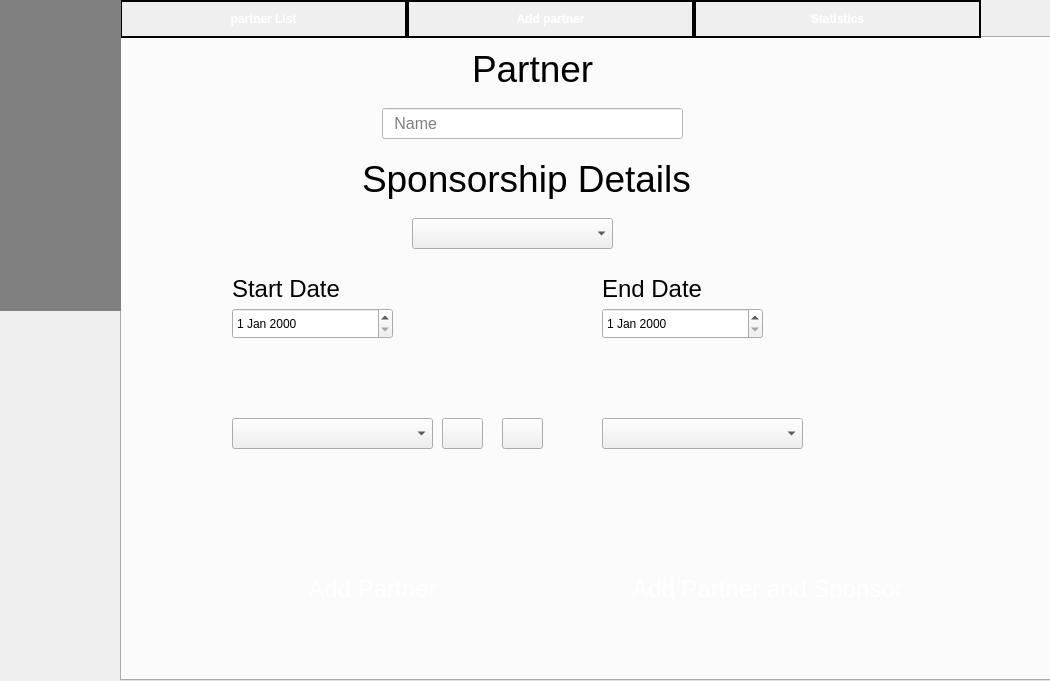
<?xml version="1.0" encoding="UTF-8"?>
<ui version="4.0">
 <class>partnerpage</class>
 <widget class="QWidget" name="partnerpage">
  <property name="geometry">
   <rect>
    <x>0</x>
    <y>0</y>
    <width>1050</width>
    <height>681</height>
   </rect>
  </property>
  <property name="windowTitle">
   <string>Form</string>
  </property>
  <layout class="QHBoxLayout" name="horizontalLayout" stretch="0">
   <property name="spacing">
    <number>0</number>
   </property>
   <property name="leftMargin">
    <number>0</number>
   </property>
   <property name="topMargin">
    <number>0</number>
   </property>
   <property name="rightMargin">
    <number>0</number>
   </property>
   <property name="bottomMargin">
    <number>0</number>
   </property>
   <item>
    <widget class="QWidget" name="contentArea" native="true">
     <property name="sizePolicy">
      <sizepolicy hsizetype="Expanding" vsizetype="Expanding">
       <horstretch>0</horstretch>
       <verstretch>0</verstretch>
      </sizepolicy>
     </property>
     <property name="styleSheet">
      <string notr="true">background-color: qlineargradient(spread:pad, 
                                x1:0, y1:0, x2:0, y2:1, 
                                stop:0 rgba(6, 6, 6, 255), 
                                stop:0.41 rgba(56, 50, 52, 255), 
                                stop:1 rgba(34, 33, 33, 255));;
</string>
     </property>
     <widget class="QTabWidget" name="tabWidget">
      <property name="geometry">
       <rect>
        <x>120</x>
        <y>0</y>
        <width>941</width>
        <height>681</height>
       </rect>
      </property>
      <property name="font">
       <font>
        <bold>true</bold>
       </font>
      </property>
      <property name="cursor">
       <cursorShape>PointingHandCursor</cursorShape>
      </property>
      <property name="styleSheet">
       <string notr="true">QTabBar::tab {
    background: qlineargradient(spread:pad, 
                            x1:0, y1:0, x2:1, y2:1, 
                            stop:0 rgba(255, 0, 0, 255), 
                            stop:0.41 rgba(195, 22, 58, 255), 
                            stop:1 rgba(255, 117, 0, 255));;  ;  
    color: white;
    border: 2px solid black;
    padding: 10px;
	width: 263%
	
   
}


QTabBar::tab:selected {
    background:qlineargradient(spread:pad, 
                            x1:0, y1:0, x2:1, y2:1, 
                            stop:0 rgba(0, 213, 246, 255), 
                            stop:0.18 rgba(100, 100, 138, 255), 
                            stop:1 rgba(0, 212, 255, 255));;
    color: white;
    font-weight: bold;
}

QTabBar::tab:hover {
    background: lightblue;
    color: black;
}

</string>
      </property>
      <property name="currentIndex">
       <number>1</number>
      </property>
      <widget class="QWidget" name="tab">
       <attribute name="title">
        <string>partner List</string>
       </attribute>
       <widget class="QLineEdit" name="searchpartner">
        <property name="geometry">
         <rect>
          <x>20</x>
          <y>70</y>
          <width>181</width>
          <height>31</height>
         </rect>
        </property>
        <property name="font">
         <font>
          <family>Arial</family>
          <pointsize>-1</pointsize>
         </font>
        </property>
        <property name="styleSheet">
         <string notr="true">QLineEdit {
    background-color: white;
    border: 2px solid qlineargradient(x1: 0, y1: 0, x2: 1, y2: 1, 
                                stop: 0 rgba(255, 255, 255, 255), 
                                stop: 1 rgba(240, 240, 240, 255));;
    border-radius: 8px;
    padding: 5px;
    color: black;
    font-size: 16px;
}

/* Hover effect */
QLineEdit:hover {
    border-color: #ff3347;
}

/* Focus effect */
QLineEdit:focus {
    border-color: #ff0004;
    box-shadow: none; /* Qt stylesheets do not support box-shadow */
}
</string>
        </property>
        <property name="placeholderText">
         <string>Search partner</string>
        </property>
       </widget>
       <widget class="QPushButton" name="searchButton">
        <property name="geometry">
         <rect>
          <x>210</x>
          <y>70</y>
          <width>41</width>
          <height>31</height>
         </rect>
        </property>
        <property name="cursor">
         <cursorShape>PointingHandCursor</cursorShape>
        </property>
        <property name="styleSheet">
         <string notr="true">QPushButton {
background-color:qlineargradient(spread:pad, 
                            x1:0, y1:0, x2:1, y2:1, 
                            stop:0 rgba(255, 0, 0, 255), 
                            stop:0.41 rgba(195, 22, 58, 255), 
                            stop:1 rgba(255, 117, 0, 255));;  ;  

}
QPushButton:hover {
    background-color: qlineargradient(x1: 0.25, y1: 0, x2: 0.75, y2: 1, 
                            stop: 0 rgba(0, 255, 254, 255),     
                            stop: 0.26 rgba(38, 170, 196, 255), 
                            stop: 0.67 rgba(89, 85, 131, 255),
                            stop: 1 rgba(0, 238, 255, 255));  ; 
}</string>
        </property>
        <property name="text">
         <string/>
        </property>
        <property name="icon">
         <iconset theme="QIcon::ThemeIcon::EditFind"/>
        </property>
       </widget>
       <widget class="QPushButton" name="filterButton">
        <property name="geometry">
         <rect>
          <x>260</x>
          <y>70</y>
          <width>41</width>
          <height>31</height>
         </rect>
        </property>
        <property name="cursor">
         <cursorShape>PointingHandCursor</cursorShape>
        </property>
        <property name="styleSheet">
         <string notr="true">QPushButton {
background-color:qlineargradient(spread:pad, 
                            x1:0, y1:0, x2:1, y2:1, 
                            stop:0 rgba(255, 0, 0, 255), 
                            stop:0.41 rgba(195, 22, 58, 255), 
                            stop:1 rgba(255, 117, 0, 255));;  ;  

}
QPushButton:hover {
    background-color: qlineargradient(x1: 0.25, y1: 0, x2: 0.75, y2: 1, 
                            stop: 0 rgba(0, 255, 254, 255),     
                            stop: 0.26 rgba(38, 170, 196, 255), 
                            stop: 0.67 rgba(89, 85, 131, 255),
                            stop: 1 rgba(0, 238, 255, 255));  ; 
}</string>
        </property>
        <property name="text">
         <string/>
        </property>
        <property name="icon">
         <iconset theme="QIcon::ThemeIcon::FormatJustifyLeft"/>
        </property>
       </widget>
       <widget class="QPushButton" name="exportListButton">
        <property name="geometry">
         <rect>
          <x>20</x>
          <y>570</y>
          <width>191</width>
          <height>41</height>
         </rect>
        </property>
        <property name="font">
         <font>
          <pointsize>18</pointsize>
         </font>
        </property>
        <property name="cursor">
         <cursorShape>PointingHandCursor</cursorShape>
        </property>
        <property name="styleSheet">
         <string notr="true">QPushButton {
background-color:qlineargradient(spread:pad, 
                            x1:0, y1:0, x2:1, y2:1, 
                            stop:0 rgba(255, 0, 0, 255), 
                            stop:0.41 rgba(195, 22, 58, 255), 
                            stop:1 rgba(255, 117, 0, 255));;  ;  
border-radius:10px;
color:white;
}
QPushButton:hover {
    background-color:qlineargradient(x1: 0.25, y1: 0, x2: 0.75, y2: 1, 
                            stop: 0 rgba(0, 255, 254, 255),     
                            stop: 0.26 rgba(38, 170, 196, 255), 
                            stop: 0.67 rgba(89, 85, 131, 255),
                            stop: 1 rgba(0, 238, 255, 255));  
}</string>
        </property>
        <property name="text">
         <string>Export List</string>
        </property>
        <property name="icon">
         <iconset>
          <normaloff>textures/exportIcon.png</normaloff>textures/exportIcon.png</iconset>
        </property>
        <property name="iconSize">
         <size>
          <width>40</width>
          <height>50</height>
         </size>
        </property>
       </widget>
       <widget class="QTableWidget" name="partnersTable">
        <property name="geometry">
         <rect>
          <x>20</x>
          <y>110</y>
          <width>901</width>
          <height>451</height>
         </rect>
        </property>
        <property name="styleSheet">
         <string notr="true">QTableWidget {
    background-color: #ecf0f1;
    border: 4px solid #2980b9; 
    border-radius: 10px;
    gridline-color: #bdc3c7;
    font-size: 14px;
}

QTableWidget::item {
    padding: 10px;
    border-bottom: 1px solid #bdc3c7;
	color:black;
}

QTableWidget::item:selected {
    background-color: #3498db;
    color: white;
    font-weight: bold;
}

QTableWidget::item:hover {
    background-color: #f1c40f;
    color: black;
}

QHeaderView::section {
    background-color: #2980b9; /* Blue header */
    color: white;
    padding: 5px 5px; /* Increase horizontal padding */
    font-size: 15px;
    font-weight: bold;
    border: 1px solid #1c5986;
    min-width: 120px; /* Minimum width for each column */
}

QTableCornerButton::section {
    background-color: #2980b9;
    border: 1px solid #1c5986;
}

QTableWidget QWidget {
background:transparent;

	}

QTableWidget QPushButton {
    background-color: qlineargradient(spread:pad, 
                            x1:0, y1:0, x2:1, y2:1, 
                            stop:0 rgba(255, 0, 0, 255), 
                            stop:0.41 rgba(195, 22, 58, 255), 
                            stop:1 rgba(255, 117, 0, 255));  
    border-radius: 10px;
    color: white;
    font-size: 12px;
min-width: 100px;  /* Ensure a minimum width */
    min-height: 40px;  /* Ensure a minimum height */
}

QTableWidget QPushButton:hover {
    background-color: qlineargradient(x1: 0.25, y1: 0, x2: 0.75, y2: 1, 
                            stop: 0 rgba(0, 255, 254, 255),     
                            stop: 0.26 rgba(38, 170, 196, 255), 
                            stop: 0.67 rgba(89, 85, 131, 255),
                            stop: 1 rgba(0, 238, 255, 255));  
}
</string>
        </property>
        <property name="editTriggers">
         <set>QAbstractItemView::EditTrigger::NoEditTriggers</set>
        </property>
        <attribute name="horizontalHeaderStretchLastSection">
         <bool>true</bool>
        </attribute>
        <column>
         <property name="text">
          <string>Partner</string>
         </property>
        </column>
        <column>
         <property name="text">
          <string>Team</string>
         </property>
        </column>
        <column>
         <property name="text">
          <string>Stadium</string>
         </property>
        </column>
        <column>
         <property name="text">
          <string>Start date</string>
         </property>
        </column>
        <column>
         <property name="text">
          <string>End date</string>
         </property>
        </column>
       </widget>
       <widget class="QPushButton" name="nextPageTable">
        <property name="geometry">
         <rect>
          <x>840</x>
          <y>570</y>
          <width>31</width>
          <height>24</height>
         </rect>
        </property>
        <property name="styleSheet">
         <string notr="true">QPushButton {background-color:qlineargradient(spread:pad, 
                            x1:0, y1:0, x2:1, y2:1, 
                            stop:0 rgba(255, 0, 0, 255), 
                            stop:0.41 rgba(195, 22, 58, 255), 
                            stop:1 rgba(255, 117, 0, 255));;  ;  
}
QPushButton:hover{
	background-color:qlineargradient(x1: 0.25, y1: 0, x2: 0.75, y2: 1, 
                            stop: 0 rgba(0, 255, 254, 255),     
                            stop: 0.26 rgba(38, 170, 196, 255), 
                            stop: 0.67 rgba(89, 85, 131, 255),
                            stop: 1 rgba(0, 238, 255, 255));  



}


</string>
        </property>
        <property name="text">
         <string/>
        </property>
        <property name="icon">
         <iconset>
          <normaloff>textures/prevIcon.png</normaloff>textures/prevIcon.png</iconset>
        </property>
       </widget>
       <widget class="QPushButton" name="prevPageTable">
        <property name="geometry">
         <rect>
          <x>880</x>
          <y>570</y>
          <width>31</width>
          <height>24</height>
         </rect>
        </property>
        <property name="styleSheet">
         <string notr="true">QPushButton {background-color:qlineargradient(spread:pad, 
                            x1:0, y1:0, x2:1, y2:1, 
                            stop:0 rgba(255, 0, 0, 255), 
                            stop:0.41 rgba(195, 22, 58, 255), 
                            stop:1 rgba(255, 117, 0, 255));;  ;  
}
QPushButton:hover{
	background-color:qlineargradient(x1: 0.25, y1: 0, x2: 0.75, y2: 1, 
                            stop: 0 rgba(0, 255, 254, 255),     
                            stop: 0.26 rgba(38, 170, 196, 255), 
                            stop: 0.67 rgba(89, 85, 131, 255),
                            stop: 1 rgba(0, 238, 255, 255));  



}


</string>
        </property>
        <property name="text">
         <string/>
        </property>
        <property name="icon">
         <iconset>
          <normaloff>textures/nextIcon.png</normaloff>textures/nextIcon.png</iconset>
        </property>
       </widget>
       <widget class="QPushButton" name="refrechebutton">
        <property name="geometry">
         <rect>
          <x>830</x>
          <y>70</y>
          <width>41</width>
          <height>31</height>
         </rect>
        </property>
        <property name="cursor">
         <cursorShape>PointingHandCursor</cursorShape>
        </property>
        <property name="styleSheet">
         <string notr="true">QPushButton {
background-color:qlineargradient(spread:pad, 
                            x1:0, y1:0, x2:1, y2:1, 
                            stop:0 rgba(255, 0, 0, 255), 
                            stop:0.41 rgba(195, 22, 58, 255), 
                            stop:1 rgba(255, 117, 0, 255));;  ;  

}
QPushButton:hover {
    background-color: qlineargradient(x1: 0.25, y1: 0, x2: 0.75, y2: 1, 
                            stop: 0 rgba(0, 255, 254, 255),     
                            stop: 0.26 rgba(38, 170, 196, 255), 
                            stop: 0.67 rgba(89, 85, 131, 255),
                            stop: 1 rgba(0, 238, 255, 255));  ; 
}</string>
        </property>
        <property name="text">
         <string/>
        </property>
        <property name="icon">
         <iconset theme="QIcon::ThemeIcon::ViewRefresh"/>
        </property>
       </widget>
       <widget class="QPushButton" name="deletepartner">
        <property name="geometry">
         <rect>
          <x>400</x>
          <y>50</y>
          <width>181</width>
          <height>51</height>
         </rect>
        </property>
        <property name="font">
         <font>
          <pointsize>18</pointsize>
         </font>
        </property>
        <property name="cursor">
         <cursorShape>PointingHandCursor</cursorShape>
        </property>
        <property name="styleSheet">
         <string notr="true">QPushButton {
background-color:qlineargradient(spread:pad, 
                            x1:0, y1:0, x2:1, y2:1, 
                            stop:0 rgba(255, 0, 0, 255), 
                            stop:0.41 rgba(195, 22, 58, 255), 
                            stop:1 rgba(255, 117, 0, 255));;  ;  
border-radius:10px;
color:white;
}
QPushButton:hover {
    background-color: qlineargradient(x1: 0.25, y1: 0, x2: 0.75, y2: 1, 
                            stop: 0 rgba(0, 255, 254, 255),     
                            stop: 0.26 rgba(38, 170, 196, 255), 
                            stop: 0.67 rgba(89, 85, 131, 255),
                            stop: 1 rgba(0, 238, 255, 255));  ; 
}</string>
        </property>
        <property name="text">
         <string> delete</string>
        </property>
        <property name="icon">
         <iconset theme="QIcon::ThemeIcon::EditDelete"/>
        </property>
        <property name="iconSize">
         <size>
          <width>50</width>
          <height>50</height>
         </size>
        </property>
       </widget>
       <widget class="QPushButton" name="updatepartner">
        <property name="geometry">
         <rect>
          <x>600</x>
          <y>50</y>
          <width>181</width>
          <height>51</height>
         </rect>
        </property>
        <property name="font">
         <font>
          <pointsize>18</pointsize>
         </font>
        </property>
        <property name="cursor">
         <cursorShape>PointingHandCursor</cursorShape>
        </property>
        <property name="styleSheet">
         <string notr="true">QPushButton {
background-color:qlineargradient(spread:pad, 
                            x1:0, y1:0, x2:1, y2:1, 
                            stop:0 rgba(255, 0, 0, 255), 
                            stop:0.41 rgba(195, 22, 58, 255), 
                            stop:1 rgba(255, 117, 0, 255));;  ;  
border-radius:10px;
color:white;
}
QPushButton:hover {
    background-color: qlineargradient(x1: 0.25, y1: 0, x2: 0.75, y2: 1, 
                            stop: 0 rgba(0, 255, 254, 255),     
                            stop: 0.26 rgba(38, 170, 196, 255), 
                            stop: 0.67 rgba(89, 85, 131, 255),
                            stop: 1 rgba(0, 238, 255, 255));  ; 
}</string>
        </property>
        <property name="text">
         <string>update</string>
        </property>
        <property name="icon">
         <iconset theme="QIcon::ThemeIcon::DocumentProperties"/>
        </property>
        <property name="iconSize">
         <size>
          <width>50</width>
          <height>50</height>
         </size>
        </property>
       </widget>
      </widget>
      <widget class="QWidget" name="tab_2">
       <attribute name="title">
        <string>Add partner</string>
       </attribute>
       <widget class="QLineEdit" name="name">
        <property name="geometry">
         <rect>
          <x>260</x>
          <y>70</y>
          <width>301</width>
          <height>31</height>
         </rect>
        </property>
        <property name="font">
         <font>
          <family>Arial</family>
          <pointsize>-1</pointsize>
         </font>
        </property>
        <property name="styleSheet">
         <string notr="true">QLineEdit {
    background-color: white;
    padding: 5px;
    color: black;
    font-size: 16px;
}

/* Hover effect */
QLineEdit:hover {
	border:3px dashed qlineargradient(spread:pad, 
                            x1:0, y1:0, x2:1, y2:1, 
                            stop:0 rgba(255, 0, 0, 255), 
                            stop:0.41 rgba(195, 22, 58, 255), 
                            stop:1 rgba(255, 117, 0, 255));;  ;  ;
}

/* Focus effect */
QLineEdit:focus {
    border:2px solid  qlineargradient(spread:pad, 
                            x1:0, y1:0, x2:1, y2:1, 
                            stop:0 rgba(255, 0, 0, 255), 
                            stop:0.41 rgba(195, 22, 58, 255), 
                            stop:1 rgba(255, 117, 0, 255));;  ;  ;
}
</string>
        </property>
        <property name="text">
         <string/>
        </property>
        <property name="placeholderText">
         <string> Name</string>
        </property>
       </widget>
       <widget class="QPushButton" name="addPartnerButton">
        <property name="geometry">
         <rect>
          <x>140</x>
          <y>520</y>
          <width>221</width>
          <height>61</height>
         </rect>
        </property>
        <property name="font">
         <font>
          <pointsize>18</pointsize>
         </font>
        </property>
        <property name="cursor">
         <cursorShape>PointingHandCursor</cursorShape>
        </property>
        <property name="styleSheet">
         <string notr="true">QPushButton {
background-color:qlineargradient(spread:pad, 
                            x1:0, y1:0, x2:1, y2:1, 
                            stop:0 rgba(255, 0, 0, 255), 
                            stop:0.41 rgba(195, 22, 58, 255), 
                            stop:1 rgba(255, 117, 0, 255));;  ;  
border-radius:10px;
color:white;
}
QPushButton:hover {
    background-color: qlineargradient(x1: 0.25, y1: 0, x2: 0.75, y2: 1, 
                            stop: 0 rgba(0, 255, 254, 255),     
                            stop: 0.26 rgba(38, 170, 196, 255), 
                            stop: 0.67 rgba(89, 85, 131, 255),
                            stop: 1 rgba(0, 238, 255, 255));  ; 
}</string>
        </property>
        <property name="text">
         <string>Add Partner</string>
        </property>
        <property name="icon">
         <iconset>
          <normaloff>textures/addIcon.png</normaloff>textures/addIcon.png</iconset>
        </property>
        <property name="iconSize">
         <size>
          <width>50</width>
          <height>50</height>
         </size>
        </property>
       </widget>
       <widget class="QComboBox" name="stadiumList">
        <property name="geometry">
         <rect>
          <x>480</x>
          <y>380</y>
          <width>201</width>
          <height>31</height>
         </rect>
        </property>
        <property name="placeholderText">
         <string>Stadium List</string>
        </property>
       </widget>
       <widget class="QLabel" name="label">
        <property name="geometry">
         <rect>
          <x>350</x>
          <y>10</y>
          <width>191</width>
          <height>41</height>
         </rect>
        </property>
        <property name="font">
         <font>
          <family>Arial</family>
          <pointsize>28</pointsize>
         </font>
        </property>
        <property name="styleSheet">
         <string notr="true">background:transparent;</string>
        </property>
        <property name="text">
         <string>Partner</string>
        </property>
       </widget>
       <widget class="QLabel" name="label_2">
        <property name="geometry">
         <rect>
          <x>240</x>
          <y>120</y>
          <width>381</width>
          <height>41</height>
         </rect>
        </property>
        <property name="font">
         <font>
          <family>Arial</family>
          <pointsize>28</pointsize>
         </font>
        </property>
        <property name="styleSheet">
         <string notr="true">background:transparent;</string>
        </property>
        <property name="text">
         <string>Sponsorship Details</string>
        </property>
       </widget>
       <widget class="QDateEdit" name="startDate">
        <property name="geometry">
         <rect>
          <x>110</x>
          <y>270</y>
          <width>161</width>
          <height>31</height>
         </rect>
        </property>
       </widget>
       <widget class="QLabel" name="label_3">
        <property name="geometry">
         <rect>
          <x>110</x>
          <y>230</y>
          <width>111</width>
          <height>41</height>
         </rect>
        </property>
        <property name="font">
         <font>
          <family>Arial</family>
          <pointsize>18</pointsize>
         </font>
        </property>
        <property name="styleSheet">
         <string notr="true">background:transparent;</string>
        </property>
        <property name="text">
         <string>Start Date</string>
        </property>
       </widget>
       <widget class="QDateEdit" name="endDate">
        <property name="geometry">
         <rect>
          <x>480</x>
          <y>270</y>
          <width>161</width>
          <height>31</height>
         </rect>
        </property>
       </widget>
       <widget class="QLabel" name="label_4">
        <property name="geometry">
         <rect>
          <x>480</x>
          <y>230</y>
          <width>111</width>
          <height>41</height>
         </rect>
        </property>
        <property name="font">
         <font>
          <family>Arial</family>
          <pointsize>18</pointsize>
         </font>
        </property>
        <property name="styleSheet">
         <string notr="true">background:transparent;</string>
        </property>
        <property name="text">
         <string>End Date</string>
        </property>
       </widget>
       <widget class="QComboBox" name="teamList">
        <property name="geometry">
         <rect>
          <x>110</x>
          <y>380</y>
          <width>201</width>
          <height>31</height>
         </rect>
        </property>
        <property name="placeholderText">
         <string>Team List</string>
        </property>
       </widget>
       <widget class="QPushButton" name="addPartnerandSponsor">
        <property name="geometry">
         <rect>
          <x>450</x>
          <y>520</y>
          <width>391</width>
          <height>61</height>
         </rect>
        </property>
        <property name="font">
         <font>
          <pointsize>18</pointsize>
         </font>
        </property>
        <property name="cursor">
         <cursorShape>PointingHandCursor</cursorShape>
        </property>
        <property name="styleSheet">
         <string notr="true">QPushButton {
background-color:qlineargradient(spread:pad, 
                            x1:0, y1:0, x2:1, y2:1, 
                            stop:0 rgba(255, 0, 0, 255), 
                            stop:0.41 rgba(195, 22, 58, 255), 
                            stop:1 rgba(255, 117, 0, 255));;  ;  
border-radius:10px;
color:white;
}
QPushButton:hover {
    background-color: qlineargradient(x1: 0.25, y1: 0, x2: 0.75, y2: 1, 
                            stop: 0 rgba(0, 255, 254, 255),     
                            stop: 0.26 rgba(38, 170, 196, 255), 
                            stop: 0.67 rgba(89, 85, 131, 255),
                            stop: 1 rgba(0, 238, 255, 255));  ; 
}</string>
        </property>
        <property name="text">
         <string>Add Partner and Sponsor</string>
        </property>
        <property name="icon">
         <iconset>
          <normaloff>textures/addIcon.png</normaloff>textures/addIcon.png</iconset>
        </property>
        <property name="iconSize">
         <size>
          <width>50</width>
          <height>50</height>
         </size>
        </property>
       </widget>
       <widget class="QComboBox" name="partnerList">
        <property name="geometry">
         <rect>
          <x>290</x>
          <y>180</y>
          <width>201</width>
          <height>31</height>
         </rect>
        </property>
        <property name="placeholderText">
         <string>Partner List</string>
        </property>
       </widget>
       <widget class="QPushButton" name="recommend_2">
        <property name="geometry">
         <rect>
          <x>320</x>
          <y>380</y>
          <width>41</width>
          <height>31</height>
         </rect>
        </property>
        <property name="cursor">
         <cursorShape>PointingHandCursor</cursorShape>
        </property>
        <property name="styleSheet">
         <string notr="true">QPushButton {
background-color:qlineargradient(spread:pad, 
                            x1:0, y1:0, x2:1, y2:1, 
                            stop:0 rgba(255, 0, 0, 255), 
                            stop:0.41 rgba(195, 22, 58, 255), 
                            stop:1 rgba(255, 117, 0, 255));;  ;  

}
QPushButton:hover {
    background-color: qlineargradient(x1: 0.25, y1: 0, x2: 0.75, y2: 1, 
                            stop: 0 rgba(0, 255, 254, 255),     
                            stop: 0.26 rgba(38, 170, 196, 255), 
                            stop: 0.67 rgba(89, 85, 131, 255),
                            stop: 1 rgba(0, 238, 255, 255));  ; 
}</string>
        </property>
        <property name="text">
         <string/>
        </property>
        <property name="icon">
         <iconset theme="QIcon::ThemeIcon::DocumentNew"/>
        </property>
       </widget>
       <widget class="QPushButton" name="btnAfficherScores">
        <property name="geometry">
         <rect>
          <x>380</x>
          <y>380</y>
          <width>41</width>
          <height>31</height>
         </rect>
        </property>
        <property name="cursor">
         <cursorShape>PointingHandCursor</cursorShape>
        </property>
        <property name="styleSheet">
         <string notr="true">QPushButton {
background-color:qlineargradient(spread:pad, 
                            x1:0, y1:0, x2:1, y2:1, 
                            stop:0 rgba(255, 0, 0, 255), 
                            stop:0.41 rgba(195, 22, 58, 255), 
                            stop:1 rgba(255, 117, 0, 255));;  ;  

}
QPushButton:hover {
    background-color: qlineargradient(x1: 0.25, y1: 0, x2: 0.75, y2: 1, 
                            stop: 0 rgba(0, 255, 254, 255),     
                            stop: 0.26 rgba(38, 170, 196, 255), 
                            stop: 0.67 rgba(89, 85, 131, 255),
                            stop: 1 rgba(0, 238, 255, 255));  ; 
}</string>
        </property>
        <property name="text">
         <string/>
        </property>
        <property name="icon">
         <iconset theme="QIcon::ThemeIcon::InsertImage"/>
        </property>
       </widget>
      </widget>
      <widget class="QWidget" name="tab_3">
       <attribute name="title">
        <string>Statistics</string>
       </attribute>
       <widget class="QSplitter" name="splitter">
        <property name="geometry">
         <rect>
          <x>50</x>
          <y>110</y>
          <width>779</width>
          <height>283</height>
         </rect>
        </property>
        <property name="orientation">
         <enum>Qt::Orientation::Horizontal</enum>
        </property>
       </widget>
       <widget class="QPushButton" name="start">
        <property name="geometry">
         <rect>
          <x>360</x>
          <y>530</y>
          <width>191</width>
          <height>41</height>
         </rect>
        </property>
        <property name="font">
         <font>
          <pointsize>18</pointsize>
         </font>
        </property>
        <property name="cursor">
         <cursorShape>PointingHandCursor</cursorShape>
        </property>
        <property name="styleSheet">
         <string notr="true">QPushButton {
background-color:qlineargradient(spread:pad, 
                            x1:0, y1:0, x2:1, y2:1, 
                            stop:0 rgba(255, 0, 0, 255), 
                            stop:0.41 rgba(195, 22, 58, 255), 
                            stop:1 rgba(255, 117, 0, 255));;  ;  
border-radius:10px;
color:white;
}
QPushButton:hover {
    background-color:qlineargradient(x1: 0.25, y1: 0, x2: 0.75, y2: 1, 
                            stop: 0 rgba(0, 255, 254, 255),     
                            stop: 0.26 rgba(38, 170, 196, 255), 
                            stop: 0.67 rgba(89, 85, 131, 255),
                            stop: 1 rgba(0, 238, 255, 255));  
}</string>
        </property>
        <property name="text">
         <string>stats</string>
        </property>
        <property name="icon">
         <iconset theme="QIcon::ThemeIcon::MediaPlaybackStart"/>
        </property>
        <property name="iconSize">
         <size>
          <width>40</width>
          <height>50</height>
         </size>
        </property>
       </widget>
      </widget>
     </widget>
     <widget class="QWidget" name="sidebar" native="true">
      <property name="geometry">
       <rect>
        <x>-30</x>
        <y>0</y>
        <width>151</width>
        <height>311</height>
       </rect>
      </property>
      <property name="styleSheet">
       <string notr="true">background:gray;</string>
      </property>
      <widget class="QPushButton" name="exitButton">
       <property name="geometry">
        <rect>
         <x>53</x>
         <y>240</y>
         <width>71</width>
         <height>71</height>
        </rect>
       </property>
       <property name="cursor">
        <cursorShape>PointingHandCursor</cursorShape>
       </property>
       <property name="styleSheet">
        <string notr="true">QPushButton {
	border:none;



}

QPushButton:hover {
    background-color: red;
    box-shadow: 0px 0px 10px rgba(255, 0, 0, 0.5);
	border-radius:15px;
}</string>
       </property>
       <property name="text">
        <string/>
       </property>
       <property name="icon">
        <iconset resource="resources.qrc">
         <normaloff>:/textures/textures/exitIcon.png</normaloff>:/textures/textures/exitIcon.png</iconset>
       </property>
       <property name="iconSize">
        <size>
         <width>50</width>
         <height>50</height>
        </size>
       </property>
      </widget>
      <widget class="QPushButton" name="aboutButton">
       <property name="geometry">
        <rect>
         <x>50</x>
         <y>170</y>
         <width>71</width>
         <height>61</height>
        </rect>
       </property>
       <property name="cursor">
        <cursorShape>PointingHandCursor</cursorShape>
       </property>
       <property name="styleSheet">
        <string notr="true">QPushButton {
	border:none;



}

QPushButton:hover {
    background-color: lime;
    box-shadow: 0px 0px 10px rgba(255, 0, 0, 0.5);
	border-radius:15px;
}</string>
       </property>
       <property name="text">
        <string/>
       </property>
       <property name="icon">
        <iconset>
         <normaloff>textures/aboutIcon.png</normaloff>textures/aboutIcon.png</iconset>
       </property>
       <property name="iconSize">
        <size>
         <width>50</width>
         <height>50</height>
        </size>
       </property>
      </widget>
      <widget class="QPushButton" name="notifButton">
       <property name="geometry">
        <rect>
         <x>50</x>
         <y>90</y>
         <width>75</width>
         <height>71</height>
        </rect>
       </property>
       <property name="cursor">
        <cursorShape>PointingHandCursor</cursorShape>
       </property>
       <property name="styleSheet">
        <string notr="true">QPushButton {
	border:none;



}

QPushButton:hover {
    background-color: yellow;
    box-shadow: 0px 0px 10px rgba(255, 0, 0, 0.5);
	border-radius:15px;
}</string>
       </property>
       <property name="text">
        <string/>
       </property>
       <property name="icon">
        <iconset>
         <normaloff>textures/notifsIcon.png</normaloff>textures/notifsIcon.png</iconset>
       </property>
       <property name="iconSize">
        <size>
         <width>50</width>
         <height>50</height>
        </size>
       </property>
      </widget>
      <widget class="QPushButton" name="homeButton">
       <property name="geometry">
        <rect>
         <x>50</x>
         <y>20</y>
         <width>75</width>
         <height>61</height>
        </rect>
       </property>
       <property name="cursor">
        <cursorShape>PointingHandCursor</cursorShape>
       </property>
       <property name="styleSheet">
        <string notr="true">QPushButton {
	border:none;



}

QPushButton:hover {
    background-color: white;
    box-shadow: 0px 0px 10px rgba(255, 0, 0, 0.5);
	border-radius:15px;
}</string>
       </property>
       <property name="text">
        <string/>
       </property>
       <property name="icon">
        <iconset>
         <normaloff>textures/homeIcon.png</normaloff>textures/homeIcon.png</iconset>
       </property>
       <property name="iconSize">
        <size>
         <width>50</width>
         <height>50</height>
        </size>
       </property>
      </widget>
     </widget>
    </widget>
   </item>
  </layout>
 </widget>
 <resources>
  <include location="resources.qrc"/>
 </resources>
 <connections/>
</ui>
